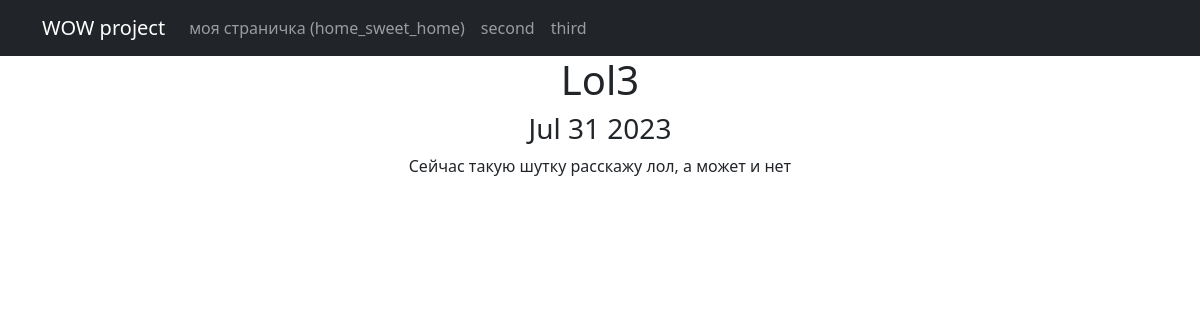
Screenshot of /news/3 with the database file from the repository.
### news/models.py (models this page shows, shortened)
class Post (models.Model):
    author = models.ForeignKey("Author", on_delete=models.CASCADE)
    types = models.CharField(max_length=2, choices=post_types, default=article)
    creation_datetime = models.DateTimeField(auto_now_add=True)
    post_category = models.ManyToManyField("Category", through=PostCategory)
    heading = models.CharField(max_length=255)
    text = models.TextField()
    rating = models.IntegerField(default=0)

### news/views.py (the view)
# urls.py: path('<int:pk>', PostDetail.as_view(), name='post_detail'),
class PostDetail(DetailView):
    model = Post
    template_name = 'post.html'
    context_object_name = 'post'

### news/templatetags/custom_filters.py (called while the page is built)
@register.filter()
def censor(value):
    if not isinstance(value, str):
        raise TypeError()
    for word in re.findall(r"[\w']+|[.,!?;]",value):
        if word.lower() in censu:
            value = value.replace(word, f"{word[0]}{'*'*(len(word)-2)}{word[-1]}")
    return value

### templates/post.html (shortened to what this page needs)
{% extends 'flatpages/default.html' %}
{% load custom_filters %}
{% block content %}
<h1>{{ post.heading|censor }}</h1>
<h3>{{ post.creation_datetime|date:'M d Y' }}</h3>
{{post.text|censor}}
{% endblock content %}

### rows the page displays
Post: heading|censor "Lol3", creation_datetime "Jul 31 2023", text|censor "Сейчас такую шутку расскажу лол, а может и нет"
